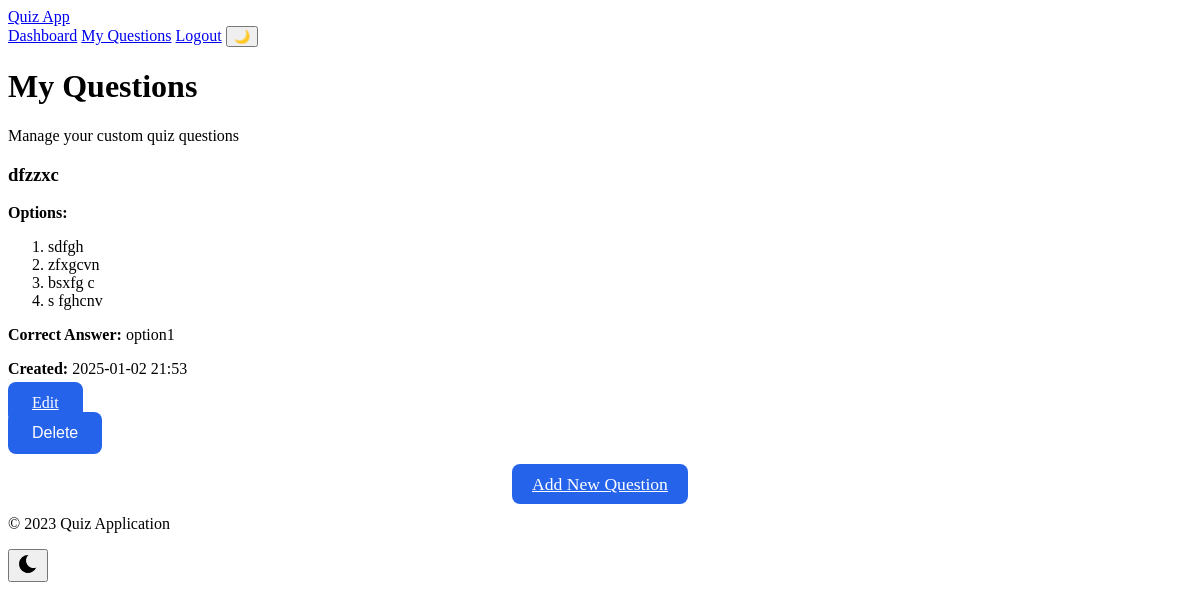
/custom-questions (signed in), run on the app's committed database.
### models.py (models this page shows, shortened)
class CustomQuestion(db.Model):
    id = db.Column(db.Integer, primary_key=True)
    user_id = db.Column(db.Integer, db.ForeignKey('user.id'), nullable=False)
    question_text = db.Column(db.String(500), nullable=False)
    option1 = db.Column(db.String(200), nullable=False)
    option2 = db.Column(db.String(200), nullable=False)
    option3 = db.Column(db.String(200), nullable=False)
    option4 = db.Column(db.String(200), nullable=False)
    correct_answer = db.Column(db.String(200), nullable=False)
    created_at = db.Column(db.DateTime, default=datetime.utcnow)

### routes.py (the view)
@routes_bp.route('/custom-questions')
@login_required
def custom_questions():
    questions = CustomQuestion.query.filter_by(user_id=current_user.id).order_by(CustomQuestion.created_at.desc()).all()
    return render_template('custom_questions.html', questions=questions)

### app.py (called while the page is built)
@login_manager.user_loader
def load_user(user_id):
    from models import User
    return User.query.get(int(user_id))

### templates/custom_questions.html
{% extends "base.html" %}
{% block content %}
<div class="dashboard-container">
    <div class="dashboard-header">
        <h1>My Questions</h1>
        <p>Manage your custom quiz questions</p>
    </div>
    <div class="questions-container">
        {% if questions %}
            <div class="questions-grid">
                {% for question in questions %}
                <div class="question-card">
                    <h3>{{ question.question_text }}</h3>
                    <div class="options">
                        <p><strong>Options:</strong></p>
                        <ol>
                            <li>{{ question.option1 }}</li>
                            <li>{{ question.option2 }}</li>
                            <li>{{ question.option3 }}</li>
                            <li>{{ question.option4 }}</li>
                        </ol>
                    </div>
                    <p class="correct-answer"><strong>Correct Answer:</strong> {{ question.correct_answer }}</p>
                    <p class="created-at"><strong>Created:</strong> {{ question.created_at.strftime('%Y-%m-%d %H:%M') }}</p>
                    <div class="question-actions">
                        <a href="{{ url_for('routes.edit_question', question_id=question.id) }}" class="btn btn-edit">Edit</a>
                        <form action="{{ url_for('routes.delete_question', question_id=question.id) }}" method="POST" class="delete-form">
                            <button type="submit" class="btn btn-delete" onclick="return confirm('Are you sure you want to delete this question?')">Delete</button>
                        </form>
                    </div>
                </div>
                {% endfor %}
            </div>
        {% else %}
            <div class="empty-state">
                <div class="empty-icon">❓</div>
                <h3>No custom questions yet</h3>
                <p>Start by adding your own questions!</p>
            </div>
        {% endif %}
    </div>
    <div class="add-question-section" style="text-align: center; margin: 20px 0;">
        <a href="{{ url_for('routes.add_question') }}" class="btn btn-primary" style="padding: 10px 20px; font-size: 1.1em;">Add New Question</a>
    </div>
</div>
{% endblock %}

### static/styles.css (style rules this page uses)
:root { --primary-color: #2563eb; --secondary-color: #1e40af; --background-color: #f8fafc; --text-color: #1e293b; --white: #ffffff; --shadow: 0 4px 6px -1px rgba(0, 0, 0, 0.1); --transition-speed: 0.3s; --card-color-1: #e0f7fa; --card-color-2: #ffe0b2; --card-color-3: #f1f8e9; --card-color-4: #fce4ec; }
.btn { padding: 0.75rem 1.5rem; background: var(--primary-color); color: var(--white); border: none; border-radius: 8px; font-size: 1rem; font-weight: 500; cursor: pointer; transition: all var(--transition-speed) ease; }

### data on the page
CustomQuestion: question_text "dfzzxc", option1 "sdfgh", option2 "zfxgcvn", option3 "bsxfg c", option4 "s fghcnv", correct_answer "option1", created_at "2025-01-02 21:53"
